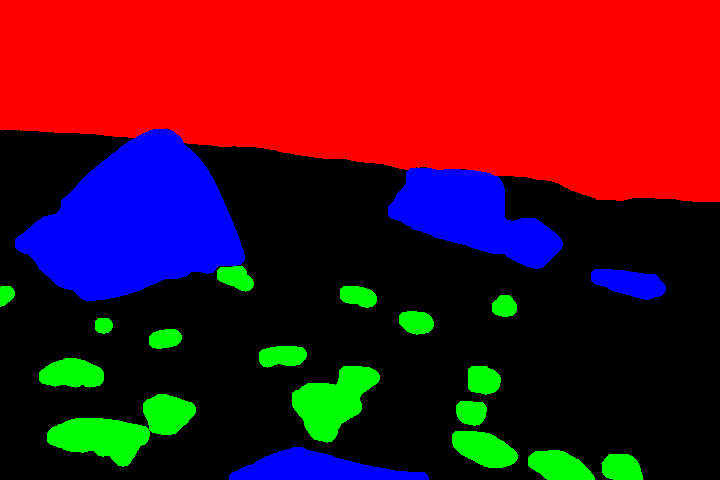
#> input picture sahara-ensley-individual-project/Code/clean0015.png, 720 x 480 px, found by its file name; its folder holds only this picture in this run
$ jupyter execute --allow-errors EDA_figures.ipynb
#> lines starting #> are read from the running program, lines starting #| are printed output that depends on the picture
[cell 1]
import pandas as pd
import numpy as np
import matplotlib.pyplot as plt
import seaborn as sns
import os
import random
import cv2
import copy

[cell 2]
CODE_PATH = os.getcwd()
os.chdir('..')
BASE_PATH = os.getcwd()
os.chdir(CODE_PATH)
DATA_PATH = os.path.join(BASE_PATH, 'Data')

[cell 3]
example = plt.imread(os.path.join(DATA_PATH,'images', 'clean','clean0015.png'))
#> example is the input picture: shape (480, 720, 3) float32; mean R, G, B 0.339, 0.0573, 0.113
plt.imshow(example)
plt.title("Example Clean Image")

[cell 4]
# Showing RGB values per class
print(example.shape)
#| (480, 720, 3)

print('\n\n')
print('Blue - Big Rocks - Using plt.imread():', example[250][100][:])
#| Blue - Big Rocks - Using plt.imread(): [0. 0. 1.]
print('Green - Small Rocks - Using plt.imread():', example[440][100][:])
#| Green - Small Rocks - Using plt.imread(): [0. 1. 0.]
print('Red - Sky - Using plt.imread():', example[50][300][:])
#| Red - Sky - Using plt.imread(): [1. 0. 0.]
print('Grey - Big Rocks - Using plt.imread():', example[460][25][:])
#| Grey - Big Rocks - Using plt.imread(): [0. 0. 0.]
print('plt.imread() does [R G B] and 0-1')
# Might need to change the preprocessor functions to note rescale from 0-255 to 0-1 depending
# on which method we use to load in the functions

example_from_cv2 = cv2.imread(os.path.join(DATA_PATH,'images', 'clean','clean0015.png'))
print('\n\n')
print('Blue - Big Rocks: - Using cv2.imread()', example_from_cv2[250][100][:])
#| Blue - Big Rocks: - Using cv2.imread() [255   0   0]
print('Green - Small Rocks - Using plt.imread():', example_from_cv2[440][100][:])
#| Green - Small Rocks - Using plt.imread(): [  0 255   0]
print('Red - Sky - Using plt.imread():', example_from_cv2[50][300][:])
#| Red - Sky - Using plt.imread(): [  0   0 255]
print('Grey - Big Rocks - Using plt.imread():', example_from_cv2[460][25][:])
#| Grey - Big Rocks - Using plt.imread(): [0 0 0]
print('cv2.imread() does [B G R] and 0-255')

[cell 5]
df = pd.read_csv(os.path.join(DATA_PATH, 'images_summary.csv'))
#> (reads sahara-ensley-individual-project/Code/images_summary.csv from the repository)
df = df.drop(columns = 'Unnamed: 0')

[cell 6]
df

[cell 7]
melted = df.melt(id_vars = ['image'], value_vars = ['reds', 'greens', 'blues', 'blacks'], var_name = 'pixel_cat')

[cell 8]
palette = {
    'reds':'light_coral',
    'greens':'lightgreen',
    'blues':'mediumturquoise',
    'blacks':'slategray'
}
melted = melted.replace({'blacks':'unlabled', 'reds':'sky', 'greens':'small rocks', 'blues':'large rocks'})
fig, ax = plt.subplots(nrows = 1, ncols = 1)
#> (the rest of this cell did not finish here and is left out)

[cell 9]
df['sky_perc'] = df.apply(lambda x: x.reds/(x.reds+x.blues+x.greens+x.blacks), axis = 1)
df['largerocks_perc'] = df.apply(lambda x: x.blues/(x.reds+x.blues+x.greens+x.blacks), axis = 1)
df['unlabeled_perc'] = df.apply(lambda x: x.blacks/(x.reds+x.blues+x.greens+x.blacks), axis = 1)
df['smallrocks_perc'] = df.apply(lambda x: x.greens/(x.reds+x.blues+x.greens+x.blacks), axis = 1)

melted_perc = df.melt(id_vars = ['image'], value_vars = ['sky_perc', 'smallrocks_perc', 'largerocks_perc', 'unlabeled_perc'], var_name = 'pixel_cat')

[cell 10]
fig, ax = plt.subplots(nrows = 1, ncols = 1)
#> (the rest of this cell did not finish here and is left out)

[cell 11]
df['has_sky'] = df.reds > 0
df['has_smallrocks'] = df.greens > 0
df['has_largerocks'] = df.blues > 0
df['has_unlabeled'] = df.blacks > 0
num_images = df.groupby('image').count().shape[0]
num_images
dat = df.sum()[['has_sky', 'has_smallrocks', 'has_largerocks', 'has_unlabeled']]/num_images * 100
dat = dat.sort_values(ascending = False)

[cell 12]
fig, ax = plt.subplots(nrows = 1, ncols = 1)
sns.barplot(x = dat.index, y = dat.values, palette = ['slategrey', 'lightcoral', 'lightgreen', 'skyblue'])
ax.set_title('Percentage of Images With Label')
ax.set_ylim((60,100))
sns.despine()
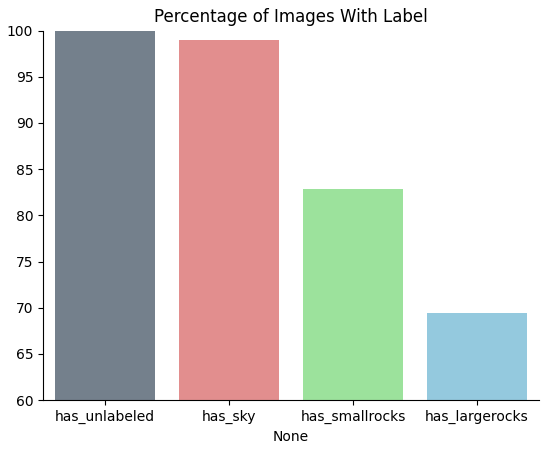
#> figure drawn by matplotlib, 1 panel
